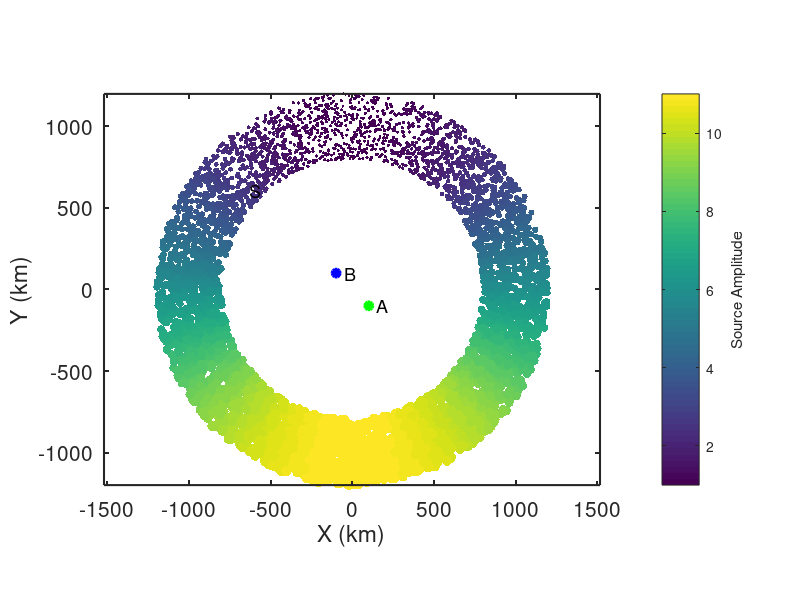

Write the MATLAB code that produced this figure. (Note: this script raises an error after producing the figure.)
% Simulate ambient noise within a homogeneous, isotropic, acoustic half-space 
% for random sources that form a finite-width donut with an azimuthal
% dependence to source amplitude.
%
% jbrussell - 7/2023

clear; close all;

addpath('../functions/');

dx = 10; % km
x = [-1000:dx:1000]; % km
y = [-1000:dx:1000]; % km
dt = 1; % sec
Ndays = 10;
t = [0:dt:60*60]; % [sec] daily time axis

% Location of virtual source (A)
x_Asrc = 100; % km
y_Asrc = -100; % km

% Location of receiver (B)
x_Brec = -100; % km
y_Brec = 100; % km

% Location of "source" ring (S)
N_sources = 5000; % Number of sources
N_excite = 1; % number of times to randomly excite each Source each hour
dr_S = 200; % [km] width of annulus, S
r_S = 1000 + (dr_S*2*rand(N_sources,1)' - dr_S); %1000; % [km] radius of source ring
% dtheta = 0.1;
theta_S = 360*rand(N_sources,1)'; %[0:dtheta:360-dtheta];
% r_S(theta_S>90 & theta_S<180) = []; % remove sector of sources
% theta_S(theta_S>90 & theta_S<180) = []; % remove sector of sources
x_S = r_S.*sind(theta_S);
y_S = r_S.*cosd(theta_S);
% amp_S = ones(size(x_S)); % amplitude of sources
amp_S = ones(size(theta_S)) .* (cosd(theta_S-180)*5+6); % amplitude of sources

% Medium properties
vel = 3.5; % [km/s] velocity of medium

% Define source type
source_type = 'ricker'; % 'ricker' | 'microseism' | 'lossy_membrane'
% RICKER (impulsive source)
f_cent = 1/8; % 1/100; % [1/s] dominant frequency of Ricker wavelet
% MICROSEISM (continuous source)
fmin = 1/10; % minimum frequency to sum over
fmax = 1/3; % maximum frequency to sum over
% LOSSY MEMBRANE (attenuating membrane)
fmin;
fmax;
alpha = 1e-3; % [1/km] attenuation coefficient


figure(98); clf;
box on; hold on;
plot(x_Asrc,y_Asrc,'og','linewidth',2,'MarkerFaceColor','g');
text(x_Asrc+50,y_Asrc,'A','fontsize',13);
plot(x_Brec,y_Brec,'ob','linewidth',2,'MarkerFaceColor','b');
text(x_Brec+50,y_Brec,'B','fontsize',13);
scatter(x_S,y_S,amp_S*5,amp_S,'o','filled');
text(x_S(1),y_S(1)+75,'S','fontsize',13);
axis square; axis equal;
set(gca,'fontsize',15,'linewidth',1.5,'layer','top');
xlabel('X (km)');
ylabel('Y (km)');
cb = colorbar;
ylabel(cb,'Source Amplitude');
colormap(viridis);

%% Generate wavefield at ring of sources S

% Build frequency and time axes
Nt = length(t);
Fs = 1./dt;
f = Fs*(0:(Nt/2))/Nt;
time = ([0:Nt-1]-floor(Nt/2))*dt;  % build lagtime vector for plotting
time = [time(time<0), time(time>=0)];

% Expected time between A and B
R_A_B = sqrt((x_Asrc-x_Brec).^2 + (y_Asrc-y_Brec).^2); % [km] distance from A to B
t_A_B = R_A_B ./ vel;

% Theoretical prediction of ccf from Goran's class notes
ccf_pre = real(1 ./ sqrt(t_A_B.^2 - time.^2));
A = 1;
J0_pre = besselj(0,2*pi*f*t_A_B) * A;

cohsum = zeros(size(t));
ccf_auto = zeros(size(t));
ihrs_total = 0;
ccf_all = {};
cohsum_all = {};
ccf_misfit = [];
for iday = 1:Ndays
    for ihr = 1 : (24/(max(t)/60/60))
        % Generate wavefields at A and B due to random noise at all Si
        Si_A = zeros(size(t));
        Si_B = zeros(size(t));
        for isrc = 1:length(x_S)
            R_Si_A = sqrt((x_Asrc-x_S(isrc)).^2 + (y_Asrc-y_S(isrc)).^2); % [km] distance from Si to A
            R_Si_B = sqrt((x_Brec-x_S(isrc)).^2 + (y_Brec-y_S(isrc)).^2); % [km] distance from Si to B

            % Loop through and generate sources, Si
            for ii = 1:N_excite
                if strcmp(source_type,'ricker')
                    % Ricker wavelet
                    % Generate random wavelet start times
                    tshift = max(t) .* rand(1,1);
                    Si_A = Si_A + amp_S(isrc) .* ricker_wavelet(t-tshift,R_Si_A,vel,f_cent);
                    Si_B = Si_B + amp_S(isrc) .* ricker_wavelet(t-tshift,R_Si_B,vel,f_cent);
                elseif strcmp(source_type,'microseism')
                    % Continuous microseism source
                    freq = f(f>=fmin & f<=fmax);
                    phi_rand = (2*pi)*rand(1,length(freq)); % random phase between [0,2*pi]
                    Si_A = Si_A + amp_S(isrc) .* microseism_source(t,R_Si_A,vel,freq,phi_rand);
                    Si_B = Si_B + amp_S(isrc) .* microseism_source(t,R_Si_B,vel,freq,phi_rand);
                elseif strcmp(source_type,'lossy_membrane')
                    % 2-D Lossy Membrane response of Magrini & Boschi (2021)
                    phi_rand = (2*pi)*rand(1,1); % random phase between [0,2*pi]
                    Si_A = Si_A + amp_S(isrc) .* lossy_membrane(t,f,R_Si_A,vel,alpha,phi_rand);
                    Si_B = Si_B + amp_S(isrc) .* lossy_membrane(t,f,R_Si_B,vel,alpha,phi_rand);
                else
                    error('Source type must be ''ricker'' | ''microseism'' | ''lossy_membrane''');
                end
            end
        end
        
        % Taper waveform
        Si_A = cos_taper(Si_A);
        Si_B = cos_taper(Si_B);

        % Calculate power spectra
        fftA = fft(Si_A);
        % fftA = spectrumwhiten_smooth(fftA,0.001);
%         P_A = abs(fftA/Nt);
%         P_A = P_A(1:Nt/2+1);
%         P_A(2:end-1) = 2*P_A(2:end-1);
        fftB = fft(Si_B);
        % fftB = spectrumwhiten_smooth(fftB,0.001);
%         P_B = abs(fftB/Nt);
%         P_B = P_B(1:Nt/2+1);
%         P_B(2:end-1) = 2*P_B(2:end-1);

        % Calculate cross-correlation (A --> B Causal; B --> A Acausal)
        cohsum = cohsum + fftB.*conj(fftA) ./ abs(fftB) ./ abs(fftA);
        ccf = real(ifft(cohsum,Nt)); % inverse FFT to get time domain
        ccf = fftshift(ccf); % rearrange values as [-lag lag]
        ccf = detrend(ccf);
        ccf = cos_taper(ccf);
        
        % Auto-correlation
%         ccf_auto = ccf_auto + xcorr(Si_A,Si_A,floor(length(t)/2));
        
        ihrs_total = ihrs_total + 1;
        ccf_all{ihrs_total} = ccf;
        cohsum_all{ihrs_total} = cohsum;
        ccf_misfit(ihrs_total) = sum((ccf_all{ihrs_total} ./ max(ccf_all{ihrs_total}) - ccf_pre ./ max(ccf_pre)).^2) / length(ccf_pre);
        
        if 1 && mod(ihrs_total,12)==0
            figure(99); clf;
            set(gcf,'position',[2         206        1730         814]);
            
            subplot(2,2,1); box on; hold on;
            plot(x_Asrc,y_Asrc,'og','linewidth',2,'MarkerFaceColor','g');
            text(x_Asrc+50,y_Asrc,'A','fontsize',13);
            plot(x_Brec,y_Brec,'ob','linewidth',2,'MarkerFaceColor','b');
            text(x_Brec+50,y_Brec,'B','fontsize',13);
            scatter(x_S,y_S,amp_S*5,amp_S,'o','filled');
            text(x_S(1),y_S(1)+75,'S','fontsize',13);
            axis square;
            set(gca,'fontsize',15,'linewidth',1.5,'layer','top');
            xlabel('X (km)');
            ylabel('Y (km)');
            cb = colorbar;
            ylabel(cb,'Source Amplitude');
            colormap(viridis);
            
            subplot(2,2,3); box on; hold on;
            plot([1:ihrs_total],ccf_misfit,'-b','linewidth',2);
            plot(ihrs_total,ccf_misfit(ihrs_total),'ok','linewidth',1,'markersize',12,'MarkerFaceColor','b');
            set(gca,'fontsize',15,'linewidth',1.5);
            xlabel('Data length (hr)');
            ylabel('Misfit');

            subplot(2,2,2); box on; hold on;
%             ccf_pre_conv = conv(ccf_pre,ccf_auto,'same');
            plot(time,ccf_all{ihrs_total} ./ max(ccf_all{ihrs_total}),'-k','linewidth',2);
            plot(time,ccf_pre ./ max(ccf_pre),'-r','linewidth',1);
%             plot(time,ccf_pre_conv ./ max(ccf_pre_conv),'--g','linewidth',1);
            set(gca,'fontsize',15,'linewidth',1.5)
            xlim([-200 200]);
            title([num2str(ihrs_total),' hrs']);
            xlabel('Lag Time (s)');
            ylabel('CCF_{A,B}');

            P_ccf = abs(cohsum_all{ihrs_total}/Nt);
            P_ccf = P_ccf(1:Nt/2+1);
            P_ccf(2:end-1) = 2*P_ccf(2:end-1);

%             subplot(2,1,2); box on; hold on;
%             plot(1./f,P_ccf,'-b');
%             plot(1./f,smooth(P_ccf,20),'-k','linewidth',2);
%             plot(1./f_cent*[1 1],[min(P_ccf) max(P_ccf)],'--r','linewidth',1.5);
%             % xlim([0 500]);
%             set(gca,'fontsize',15,'linewidth',1.5,'xscale','log','yscale','log')
%             xlabel('Period (s)');

            subplot(2,2,4); box on; hold on;
            J0 = real(cohsum_all{ihrs_total}(1:Nt/2+1));
            plot(f,J0 ./ rms(J0),'-b');
            plot(f,smooth(J0,10) ./ rms(J0),'-k','linewidth',2);
            plot(f,J0_pre ./ rms(J0_pre),'-r','linewidth',1);
            plot(f_cent*[1 1],[0 1],'--r','linewidth',1.5);
            % xlim([0 500]);
            set(gca,'fontsize',15,'linewidth',1.5,'xscale','linear','yscale','linear')
            xlabel('Freq (Hz)');
            ylabel('J_0');
            xlim([0 max(f)]);

            drawnow;
        end
    end
end

%%
clear OUTmovie

is_movieout = 1;

if is_movieout
        
    OUTmovie(length(1:1:ihrs_total)) = struct('cdata',[],'colormap',[]);
    OUTit = 0;
    for ii = 1:1:ihrs_total
    
        figure(3); clf;
        set(gcf,'position',[2         206        1730         814],'color','w');
        
        subplot(2,2,1); box on; hold on;
        plot(x_Asrc,y_Asrc,'og','linewidth',2,'MarkerFaceColor','g');
        text(x_Asrc+50,y_Asrc,'A','fontsize',13);
        plot(x_Brec,y_Brec,'ob','linewidth',2,'MarkerFaceColor','b');
        text(x_Brec+50,y_Brec,'B','fontsize',13);
        scatter(x_S,y_S,amp_S*5,amp_S,'o','filled');
        text(x_S(1),y_S(1)+75,'S','fontsize',13);
        axis square; axis equal;
        set(gca,'fontsize',15,'linewidth',1.5,'layer','top');
        xlabel('X (km)');
        ylabel('Y (km)');
        cb = colorbar;
        ylabel(cb,'Source Amplitude');
        colormap(viridis);
        
        subplot(2,2,3); box on; hold on;
        plot([1:ii],ccf_misfit(1:ii),'-b','linewidth',2);
        plot(ii,ccf_misfit(ii),'ok','linewidth',1,'markersize',12,'MarkerFaceColor','b');
        set(gca,'fontsize',15,'linewidth',1.5);
        xlim([0 length(ccf_misfit)]);
        ylim([0 max(ccf_misfit)]);
        xlabel('Data length (hr)');
        ylabel('Misfit');
        
        subplot(2,2,2); box on; hold on;
%         ccf_pre_conv = conv(ccf_pre,ccf_auto,'same');
        plot(time,ccf_all{ii} ./ max(ccf_all{ii}),'-k','linewidth',2);
        plot(time,ccf_pre ./ max(ccf_pre),'-r','linewidth',1);
%         plot(time,ccf_pre_conv ./ max(ccf_pre_conv),'--g','linewidth',1);
        set(gca,'fontsize',15,'linewidth',1.5)
        xlim([-200 200]);
        ylim([-0.3 1.1]);
        title([num2str(ii),' hrs']);
        xlabel('Lag Time (s)');
        ylabel('CCF_{A,B}');

        P_ccf = abs(cohsum_all{ii}/Nt);
        P_ccf = P_ccf(1:Nt/2+1);
        P_ccf(2:end-1) = 2*P_ccf(2:end-1);

%         subplot(2,1,2); box on; hold on;
%         plot(1./f,P_ccf,'-b');
%         plot(1./f,smooth(P_ccf,20),'-k','linewidth',2);
%         plot(1./f_cent*[1 1],[min(P_ccf) max(P_ccf)],'--r','linewidth',1.5);
%         % xlim([0 500]);
%         set(gca,'fontsize',15,'linewidth',1.5,'xscale','log','yscale','log')
%         xlabel('Period (s)');
        
        subplot(2,2,4); box on; hold on;
        J0 = real(cohsum_all{ii}(1:Nt/2+1));
        plot(f,J0 ./ rms(J0),'-b');
        plot(f,smooth(J0,10) ./ rms(J0),'-k','linewidth',2);
        plot(f,J0_pre ./ rms(J0_pre),'-r','linewidth',1);
        plot(f_cent*[1 1],[0 1],'--r','linewidth',1.5);
        % xlim([0 500]);
        set(gca,'fontsize',15,'linewidth',1.5,'xscale','linear','yscale','linear')
        xlabel('Freq (Hz)');
        ylabel('J_0');
        xlim([0 max(f)]);

        drawnow;

        OUTit = OUTit + 1;
        rect = get(gcf,'Position'); rect(1:2) = [0 0]; 
        OUTmovie(OUTit) = getframe(gcf,rect);
    end
    
%     vid = VideoWriter(['noise_ccf_build_Sdonut_skewed','.avi']);
    vid = VideoWriter(['noise_ccf_build_Sdonut_skewed'],'MPEG-4');
    vid.FrameRate = 10;
    open(vid);
    OUTmovie(1) = [];
    writeVideo(vid,OUTmovie);
    close(vid);
end
